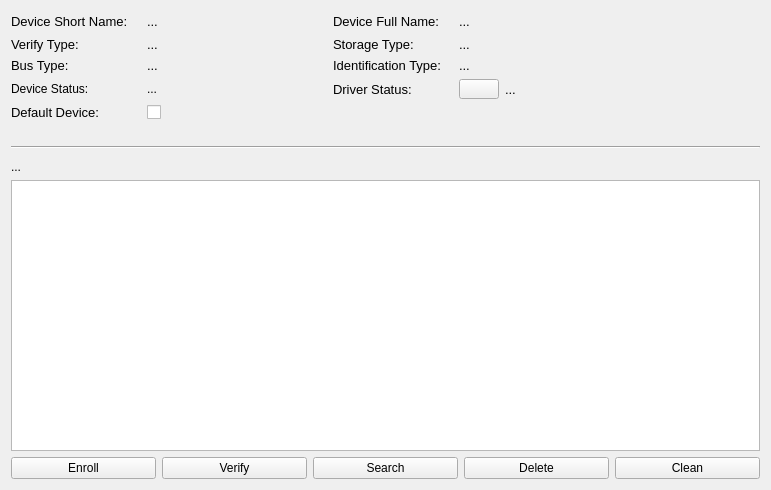
<?xml version="1.0" encoding="UTF-8"?>
<ui version="4.0">
 <class>ContentPane</class>
 <widget class="QWidget" name="ContentPane">
  <property name="geometry">
   <rect>
    <x>0</x>
    <y>0</y>
    <width>771</width>
    <height>490</height>
   </rect>
  </property>
  <property name="windowTitle">
   <string>Form</string>
  </property>
  <layout class="QVBoxLayout" name="verticalLayout">
   <item>
    <layout class="QGridLayout" name="gridLayout">
     <item row="0" column="3">
      <widget class="QLabel" name="label_8">
       <property name="minimumSize">
        <size>
         <width>120</width>
         <height>0</height>
        </size>
       </property>
       <property name="maximumSize">
        <size>
         <width>120</width>
         <height>16777215</height>
        </size>
       </property>
       <property name="font">
        <font>
         <pointsize>10</pointsize>
        </font>
       </property>
       <property name="text">
        <string>Device Full Name:</string>
       </property>
      </widget>
     </item>
     <item row="0" column="1">
      <widget class="QLabel" name="label_1">
       <property name="minimumSize">
        <size>
         <width>130</width>
         <height>20</height>
        </size>
       </property>
       <property name="maximumSize">
        <size>
         <width>130</width>
         <height>20</height>
        </size>
       </property>
       <property name="font">
        <font>
         <pointsize>10</pointsize>
        </font>
       </property>
       <property name="text">
        <string>Device Short Name:</string>
       </property>
      </widget>
     </item>
     <item row="3" column="1">
      <widget class="QLabel" name="label_3">
       <property name="minimumSize">
        <size>
         <width>0</width>
         <height>0</height>
        </size>
       </property>
       <property name="font">
        <font>
         <pointsize>10</pointsize>
        </font>
       </property>
       <property name="text">
        <string>Bus Type:</string>
       </property>
      </widget>
     </item>
     <item row="3" column="3">
      <widget class="QLabel" name="label_7">
       <property name="minimumSize">
        <size>
         <width>0</width>
         <height>0</height>
        </size>
       </property>
       <property name="font">
        <font>
         <pointsize>10</pointsize>
        </font>
       </property>
       <property name="text">
        <string>Identification Type:</string>
       </property>
      </widget>
     </item>
     <item row="2" column="5">
      <widget class="QLabel" name="labelStorageType">
       <property name="minimumSize">
        <size>
         <width>0</width>
         <height>0</height>
        </size>
       </property>
       <property name="font">
        <font>
         <pointsize>10</pointsize>
        </font>
       </property>
       <property name="text">
        <string>...</string>
       </property>
      </widget>
     </item>
     <item row="3" column="2">
      <widget class="QLabel" name="labelBusType">
       <property name="minimumSize">
        <size>
         <width>0</width>
         <height>0</height>
        </size>
       </property>
       <property name="font">
        <font>
         <pointsize>10</pointsize>
        </font>
       </property>
       <property name="text">
        <string>...</string>
       </property>
      </widget>
     </item>
     <item row="2" column="2">
      <widget class="QLabel" name="labelVerifyType">
       <property name="minimumSize">
        <size>
         <width>0</width>
         <height>0</height>
        </size>
       </property>
       <property name="font">
        <font>
         <pointsize>10</pointsize>
        </font>
       </property>
       <property name="text">
        <string>...</string>
       </property>
      </widget>
     </item>
     <item row="2" column="3">
      <widget class="QLabel" name="label_12">
       <property name="font">
        <font>
         <pointsize>10</pointsize>
        </font>
       </property>
       <property name="text">
        <string>Storage Type:</string>
       </property>
      </widget>
     </item>
     <item row="3" column="5">
      <widget class="QLabel" name="labelIdentificationType">
       <property name="minimumSize">
        <size>
         <width>0</width>
         <height>0</height>
        </size>
       </property>
       <property name="font">
        <font>
         <pointsize>10</pointsize>
        </font>
       </property>
       <property name="text">
        <string>...</string>
       </property>
      </widget>
     </item>
     <item row="2" column="1">
      <widget class="QLabel" name="label_10">
       <property name="font">
        <font>
         <pointsize>10</pointsize>
        </font>
       </property>
       <property name="text">
        <string>Verify Type:</string>
       </property>
      </widget>
     </item>
     <item row="0" column="2">
      <widget class="QLabel" name="labelDeviceShortName">
       <property name="minimumSize">
        <size>
         <width>180</width>
         <height>20</height>
        </size>
       </property>
       <property name="maximumSize">
        <size>
         <width>180</width>
         <height>20</height>
        </size>
       </property>
       <property name="font">
        <font>
         <pointsize>10</pointsize>
        </font>
       </property>
       <property name="text">
        <string>...</string>
       </property>
      </widget>
     </item>
     <item row="0" column="5" colspan="2">
      <widget class="QLabel" name="labelDeviceFullName">
       <property name="font">
        <font>
         <pointsize>10</pointsize>
        </font>
       </property>
       <property name="text">
        <string>...</string>
       </property>
      </widget>
     </item>
     <item row="6" column="1">
      <widget class="QLabel" name="labelDefault">
       <property name="font">
        <font>
         <pointsize>10</pointsize>
        </font>
       </property>
       <property name="text">
        <string>Default Device:</string>
       </property>
      </widget>
     </item>
     <item row="5" column="5">
      <layout class="QHBoxLayout" name="horizontalLayout_2">
       <item>
        <widget class="QPushButton" name="btnStatus">
         <property name="minimumSize">
          <size>
           <width>40</width>
           <height>20</height>
          </size>
         </property>
         <property name="maximumSize">
          <size>
           <width>40</width>
           <height>20</height>
          </size>
         </property>
         <property name="text">
          <string/>
         </property>
        </widget>
       </item>
       <item>
        <widget class="QLabel" name="labelStatusText">
         <property name="font">
          <font>
           <pointsize>10</pointsize>
          </font>
         </property>
         <property name="text">
          <string>...</string>
         </property>
        </widget>
       </item>
      </layout>
     </item>
     <item row="5" column="3">
      <widget class="QLabel" name="label_2">
       <property name="font">
        <font>
         <pointsize>10</pointsize>
        </font>
       </property>
       <property name="text">
        <string>Driver Status:</string>
       </property>
      </widget>
     </item>
     <item row="5" column="1">
      <widget class="QLabel" name="label">
       <property name="text">
        <string>Device Status:</string>
       </property>
      </widget>
     </item>
     <item row="5" column="2">
      <widget class="QLabel" name="lblDevStatus">
       <property name="text">
        <string>...</string>
       </property>
      </widget>
     </item>
     <item row="6" column="2">
      <widget class="QCheckBox" name="cbDefault">
       <property name="text">
        <string/>
       </property>
      </widget>
     </item>
    </layout>
   </item>
   <item>
    <spacer name="verticalSpacer">
     <property name="orientation">
      <enum>Qt::Vertical</enum>
     </property>
     <property name="sizeType">
      <enum>QSizePolicy::Fixed</enum>
     </property>
     <property name="sizeHint" stdset="0">
      <size>
       <width>20</width>
       <height>20</height>
      </size>
     </property>
    </spacer>
   </item>
   <item>
    <widget class="Line" name="line">
     <property name="orientation">
      <enum>Qt::Horizontal</enum>
     </property>
    </widget>
   </item>
   <item>
    <spacer name="verticalSpacer_2">
     <property name="orientation">
      <enum>Qt::Vertical</enum>
     </property>
     <property name="sizeType">
      <enum>QSizePolicy::Fixed</enum>
     </property>
     <property name="sizeHint" stdset="0">
      <size>
       <width>20</width>
       <height>5</height>
      </size>
     </property>
    </spacer>
   </item>
   <item>
    <widget class="QLabel" name="labelListName">
     <property name="text">
      <string>...</string>
     </property>
    </widget>
   </item>
   <item>
    <widget class="QTreeView" name="treeView">
     <property name="focusPolicy">
      <enum>Qt::NoFocus</enum>
     </property>
     <property name="horizontalScrollBarPolicy">
      <enum>Qt::ScrollBarAlwaysOff</enum>
     </property>
     <property name="sizeAdjustPolicy">
      <enum>QAbstractScrollArea::AdjustToContents</enum>
     </property>
     <property name="editTriggers">
      <set>QAbstractItemView::DoubleClicked|QAbstractItemView::EditKeyPressed|QAbstractItemView::SelectedClicked</set>
     </property>
     <property name="selectionMode">
      <enum>QAbstractItemView::ExtendedSelection</enum>
     </property>
     <property name="selectionBehavior">
      <enum>QAbstractItemView::SelectRows</enum>
     </property>
    </widget>
   </item>
   <item>
    <layout class="QHBoxLayout" name="horizontalLayout">
     <item>
      <widget class="QPushButton" name="btnEnroll">
       <property name="focusPolicy">
        <enum>Qt::NoFocus</enum>
       </property>
       <property name="text">
        <string>Enroll</string>
       </property>
      </widget>
     </item>
     <item>
      <widget class="QPushButton" name="btnVerify">
       <property name="focusPolicy">
        <enum>Qt::NoFocus</enum>
       </property>
       <property name="text">
        <string>Verify</string>
       </property>
      </widget>
     </item>
     <item>
      <widget class="QPushButton" name="btnSearch">
       <property name="focusPolicy">
        <enum>Qt::NoFocus</enum>
       </property>
       <property name="text">
        <string>Search</string>
       </property>
      </widget>
     </item>
     <item>
      <widget class="QPushButton" name="btnDelete">
       <property name="focusPolicy">
        <enum>Qt::NoFocus</enum>
       </property>
       <property name="text">
        <string>Delete</string>
       </property>
      </widget>
     </item>
     <item>
      <widget class="QPushButton" name="btnClean">
       <property name="focusPolicy">
        <enum>Qt::NoFocus</enum>
       </property>
       <property name="text">
        <string>Clean</string>
       </property>
      </widget>
     </item>
    </layout>
   </item>
  </layout>
 </widget>
 <resources/>
 <connections/>
</ui>
